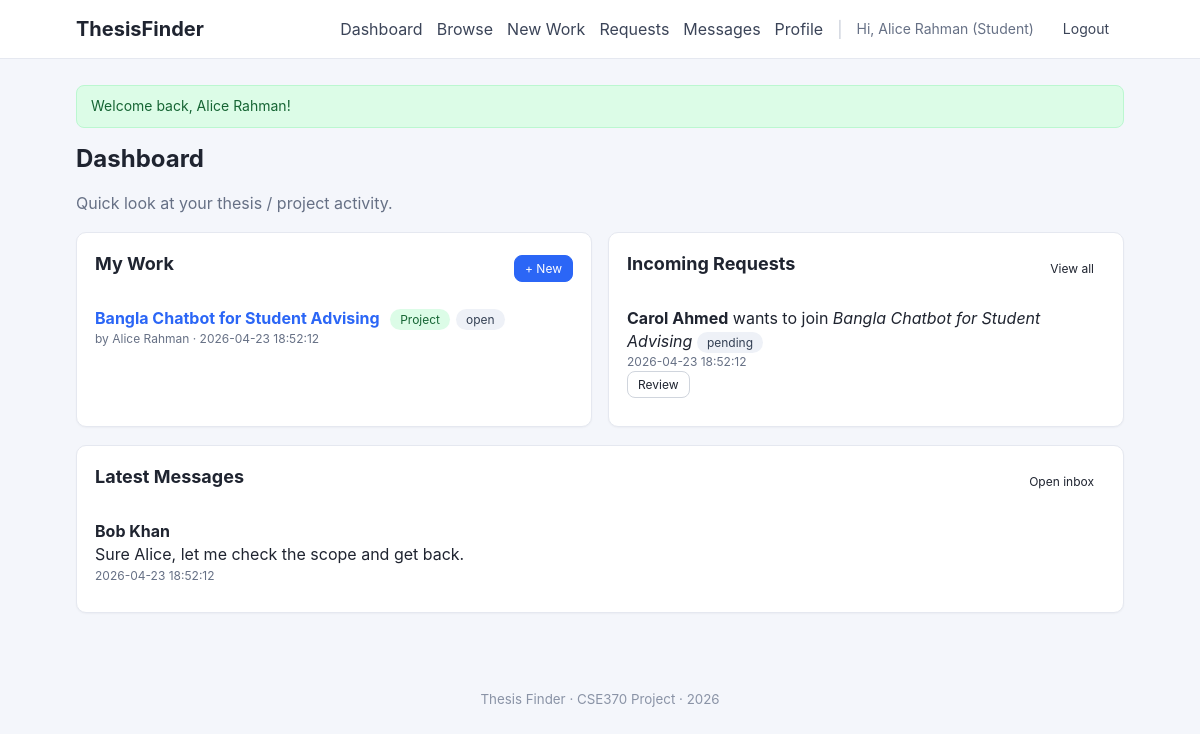
Screenshot of /dashboard.php (signed in) with the database file from the repository.
### tables this page shows
CREATE TABLE work (
    project_id    INT AUTO_INCREMENT PRIMARY KEY,
    title         VARCHAR(200) NOT NULL,
    description   TEXT,
    owner_id      INT NOT NULL,
    created_at    DATETIME NOT NULL DEFAULT CURRENT_TIMESTAMP,
    supervisor_id INT DEFAULT NULL,
    thesis_flag   TINYINT(1) NOT NULL DEFAULT 0,
    project_flag  TINYINT(1) NOT NULL DEFAULT 0,
    CONSTRAINT fk_work_owner      FOREIGN KEY (owner_id)      REFERENCES user(id)         ON DELETE CASCADE,
    CONSTRAINT fk_work_supervisor FOREIGN KEY (supervisor_id) REFERENCES teacher(user_id) ON DELETE SET NULL
);

CREATE TABLE user (
    id              INT AUTO_INCREMENT PRIMARY KEY,
    email           VARCHAR(120) NOT NULL UNIQUE,
    password        VARCHAR(255) NOT NULL,
    name            VARCHAR(120) NOT NULL,
    student_flag    TINYINT(1) NOT NULL DEFAULT 0,
    teacher_flag    TINYINT(1) NOT NULL DEFAULT 0,
    created_at      DATETIME NOT NULL DEFAULT CURRENT_TIMESTAMP
);

CREATE TABLE team_request (
    request_id    INT AUTO_INCREMENT PRIMARY KEY,
    project_id    INT NOT NULL,
    requester_id  INT NOT NULL,
    requested_at  DATETIME NOT NULL DEFAULT CURRENT_TIMESTAMP,
    CONSTRAINT fk_tr_work      FOREIGN KEY (project_id)   REFERENCES work(project_id) ON DELETE CASCADE,
    CONSTRAINT fk_tr_requester FOREIGN KEY (requester_id) REFERENCES user(id)         ON DELETE CASCADE
);

CREATE TABLE message (
    message_id  INT AUTO_INCREMENT PRIMARY KEY,
    sender_id   INT NOT NULL,
    receiver_id INT NOT NULL,
    body        TEXT NOT NULL,
    sent_at     DATETIME NOT NULL DEFAULT CURRENT_TIMESTAMP,
    CONSTRAINT fk_msg_sender   FOREIGN KEY (sender_id)   REFERENCES user(id) ON DELETE CASCADE,
    CONSTRAINT fk_msg_receiver FOREIGN KEY (receiver_id) REFERENCES user(id) ON DELETE CASCADE
);

### includes/auth.php (called while the page is built, shortened)
<?php
function is_logged_in(): bool {
    return isset($_SESSION['user_id']);
}
function current_user_id(): ?int {
    return $_SESSION['user_id'] ?? null;
}
function current_user_name(): ?string {
    return $_SESSION['user_name'] ?? null;
}
function is_student(): bool {
    return !empty($_SESSION['student_flag']);
}
function is_teacher(): bool {
    return !empty($_SESSION['teacher_flag']);
}
function flash(string $key, ?string $msg = null) {
    if ($msg === null) {
        $v = $_SESSION['flash'][$key] ?? null;
        return $v;
    }
}
function h(?string $s): string {
    return htmlspecialchars((string)$s, ENT_QUOTES | ENT_SUBSTITUTE, 'UTF-8');
}

### dashboard.php (the view, shortened to what this page needs)
<?php
require_once __DIR__ . '/config/db.php';
require_once __DIR__ . '/includes/auth.php';
$uid = current_user_id();
$mine = $conn->prepare("
    SELECT w.project_id, w.title, w.thesis_flag, w.project_flag, w.created_at,
           u.name AS owner_name,
           (SELECT project_status FROM project_status WHERE project_id = w.project_id ORDER BY project_status LIMIT 1) AS status
    FROM work w
    JOIN user u ON u.id = w.owner_id
    WHERE w.owner_id = ?
       OR w.supervisor_id = ?
       OR EXISTS (SELECT 1 FROM student_join_project sjp WHERE sjp.project_id = w.project_id AND sjp.id = ?)
    ORDER BY w.created_at DESC
    LIMIT 10
");
$mine->bind_param('iii', $uid, $uid, $uid);
$mine->execute();
$myWorks = $mine->get_result()->fetch_all(MYSQLI_ASSOC);
$inc = $conn->prepare("
    SELECT tr.request_id, tr.requested_at, w.title, u.name AS requester_name,
           (SELECT team_request_status FROM team_request_status WHERE request_id = tr.request_id ORDER BY team_request_status LIMIT 1) AS status
    FROM team_request tr
    JOIN work w ON w.project_id = tr.project_id
    JOIN user u ON u.id = tr.requester_id
    WHERE w.owner_id = ?
    ORDER BY tr.requested_at DESC
    LIMIT 5
");
$inc->bind_param('i', $uid);
$inc->execute();
$incoming = $inc->get_result()->fetch_all(MYSQLI_ASSOC);
$msg = $conn->prepare("
    SELECT m.message_id, m.body, m.sent_at, u.name AS sender_name
    FROM message m
    JOIN user u ON u.id = m.sender_id
    WHERE m.receiver_id = ?
    ORDER BY m.sent_at DESC
    LIMIT 5
");
$msg->bind_param('i', $uid);
$msg->execute();
$latestMsgs = $msg->get_result()->fetch_all(MYSQLI_ASSOC);
require __DIR__ . '/includes/header.php';
?>
<h1>Dashboard</h1>
<p class="muted">Quick look at your thesis / project activity.</p>
<div class="grid-2">
    <section class="card">
        <div class="card-head">
            <h2>My Work</h2>
            <a class="btn btn-primary btn-sm" href="/projects/create.php">+ New</a>
        </div>
        <?php if (!$myWorks): ?>
            <p class="muted">You haven't created or joined any work yet. <a href="/projects/index.php">Browse work</a>.</p>
        <?php else: ?>
            <ul class="list">
                <?php foreach ($myWorks as $w): ?>
                    <li>
                        <a href="/projects/view.php?id=<?= (int)$w['project_id'] ?>"><strong><?= h($w['title']) ?></strong></a>
                        <span class="tags">
                            <?php if ($w['project_flag']): ?><span class="tag tag-project">Project</span><?php endif; ?>
                            <?php if ($w['status']): ?><span class="tag"><?= h($w['status']) ?></span><?php endif; ?>
                        </span>
                        <div class="muted small">by <?= h($w['owner_name']) ?> &middot; <?= h($w['created_at']) ?></div>
                    </li>
                <?php endforeach; ?>
            </ul>
        <?php endif; ?>
    </section>
    <section class="card">
        <div class="card-head">
            <h2>Incoming Requests</h2>
            <a class="btn btn-ghost btn-sm" href="/requests/index.php">View all</a>
        </div>
        <?php if (!$incoming): ?>
            <p class="muted">No team requests right now.</p>
        <?php else: ?>
            <ul class="list">
                <?php foreach ($incoming as $r): ?>
                    <li>
                        <strong><?= h($r['requester_name']) ?></strong> wants to join
                        <em><?= h($r['title']) ?></em>
                        <span class="tag"><?= h($r['status'] ?? 'pending') ?></span>
                        <div class="muted small"><?= h($r['requested_at']) ?></div>
                        <a class="btn btn-sm" href="/requests/index.php#req-<?= (int)$r['request_id'] ?>">Review</a>
                    </li>
                <?php endforeach; ?>
            </ul>
        <?php endif; ?>
    </section>
</div>
<section class="card">
    <div class="card-head">
        <h2>Latest Messages</h2>
        <a class="btn btn-ghost btn-sm" href="/messages/index.php">Open inbox</a>
    </div>
    <?php if (!$latestMsgs): ?>
        <p class="muted">No messages yet.</p>
    <?php else: ?>
        <ul class="list">
            <?php foreach ($latestMsgs as $m): ?>
                <li>
                    <strong><?= h($m['sender_name']) ?></strong>
                    <div><?= h(mb_strimwidth($m['body'], 0, 140, '...')) ?></div>
                    <div class="muted small"><?= h($m['sent_at']) ?></div>
                </li>
            <?php endforeach; ?>
        </ul>
    <?php endif; ?>
</section>
<?php require __DIR__ . '/includes/footer.php'; ?>

### includes/header.php (shortened to what this page needs)
<?php
require_once __DIR__ . '/auth.php';
?>
<!DOCTYPE html>
<html lang="en">
<head>
    <link rel="stylesheet" href="/assets/css/style.css">
</head>
<body>
<header class="topbar">
    <div class="container topbar-inner">
        <a class="brand" href="/index.php">ThesisFinder</a>
        <nav class="nav">
            <?php if (is_logged_in()): ?>
                <a href="/dashboard.php">Dashboard</a>
                <a href="/projects/index.php">Browse</a>
                <a href="/projects/create.php">New Work</a>
                <a href="/requests/index.php">Requests</a>
                <a href="/messages/index.php">Messages</a>
                <a href="/profile/index.php">Profile</a>
                <span class="sep">|</span>
                <span class="who">Hi, <?= h(current_user_name()) ?><?php
                    if (is_teacher()) echo ' (Teacher)';
                    elseif (is_student()) echo ' (Student)';
                ?></span>
                <a class="btn btn-ghost" href="/auth/logout.php">Logout</a>
            <?php else: ?>
                <a href="/auth/login.php">Login</a>
                <a class="btn btn-primary" href="/auth/register.php">Register</a>
            <?php endif; ?>
        </nav>
    </div>
</header>
<main class="container">
<?php
$succ = flash('success');
if ($succ): ?><div class="alert alert-success"><?= h($succ) ?></div><?php endif;
if ($err):  ?><div class="alert alert-error"><?= h($err)  ?></div><?php endif; ?>

### includes/footer.php
</main>
<footer class="footer">
    <div class="container">
        <small>Thesis Finder &middot; CSE370 Project &middot; <?= date('Y') ?></small>
    </div>
</footer>
</body>
</html>

### assets/css/style.css (style rules this page uses)
* { box-sizing: border-box; }
html, body { margin: 0; padding: 0; }
body { font-family: -apple-system, BlinkMacSystemFont, "Segoe UI", Roboto, Helvetica, Arial, sans-serif; background: #f4f6fb; color: #1f2430; line-height: 1.45; }
a { color: #2b66f6; text-decoration: none; }
.container { max-width: 1080px; margin: 0 auto; padding: 16px; }
.topbar { background: #ffffff; border-bottom: 1px solid #e5e8f0; position: sticky; top: 0; z-index: 10; }
.topbar-inner { display: flex; align-items: center; justify-content: space-between; padding: 10px 16px; }
.brand { font-weight: 700; font-size: 20px; color: #1f2430; }
.nav { display: flex; gap: 14px; align-items: center; flex-wrap: wrap; }
.nav a { color: #3b4458; }
.nav .sep { color: #c6ccd8; }
.nav .who { color: #667085; font-size: 14px; }
.footer { padding: 24px 0; color: #8a93a6; text-align: center; }
.card { background: #fff; border: 1px solid #e5e8f0; border-radius: 10px; padding: 18px; margin-bottom: 18px; box-shadow: 0 1px 2px rgba(15,23,42,.04); }
.card-head { display: flex; align-items: center; justify-content: space-between; margin-bottom: 10px; }
h1 { font-size: 24px; margin: 14px 0 6px; }
h2 { font-size: 18px; margin: 0 0 10px; }
.btn { display: inline-block; padding: 8px 14px; border: 1px solid #d0d5dd; background: #fff; color: #1f2430; border-radius: 8px; cursor: pointer; font-size: 14px; text-decoration: none; transition: background .15s, border-color .15s; }
.btn-primary { background: #2b66f6; border-color: #2b66f6; color: #fff; }
.btn-ghost { background: transparent; border-color: transparent; }
.btn-sm { padding: 4px 10px; font-size: 12px; }
.alert { padding: 10px 14px; border-radius: 8px; margin: 10px 0; font-size: 14px; }
.alert-success { background: #dcfce7; color: #166534; border: 1px solid #bbf7d0; }
.list { list-style: none; margin: 0; padding: 0; }
.list > li { padding: 10px 0; border-bottom: 1px solid #eef1f7; }
.list > li:last-child { border-bottom: none; }
.muted { color: #667085; }
.small { font-size: 12px; }
.tags { display: inline-flex; gap: 6px; flex-wrap: wrap; margin-left: 6px; }
.tag { display: inline-block; padding: 2px 10px; font-size: 12px; background: #eef1f7; color: #344054; border-radius: 999px; }
.tag-project { background: #dcfce7; color: #166534; }
.grid-2 { display: grid; grid-template-columns: repeat(auto-fit, minmax(320px, 1fr)); gap: 16px; }

### rows the page displays
work: title "Bangla Chatbot for Student Advising", project_flag "Project", status "open", owner.name "Alice Rahman", created_at "2026-04-23 18:52:12"
team_request: requester.name "Carol Ahmed", project.title "Bangla Chatbot for Student Advising", status "pending", requested_at "2026-04-23 18:52:12"
message: sender.name "Bob Khan", body "Sure Alice, let me check the scope and get back.", sent_at "2026-04-23 18:52:12"

### other values shown
current_user_name() "Alice Rahman"
$succ "Welcome back, Alice Rahman!"
